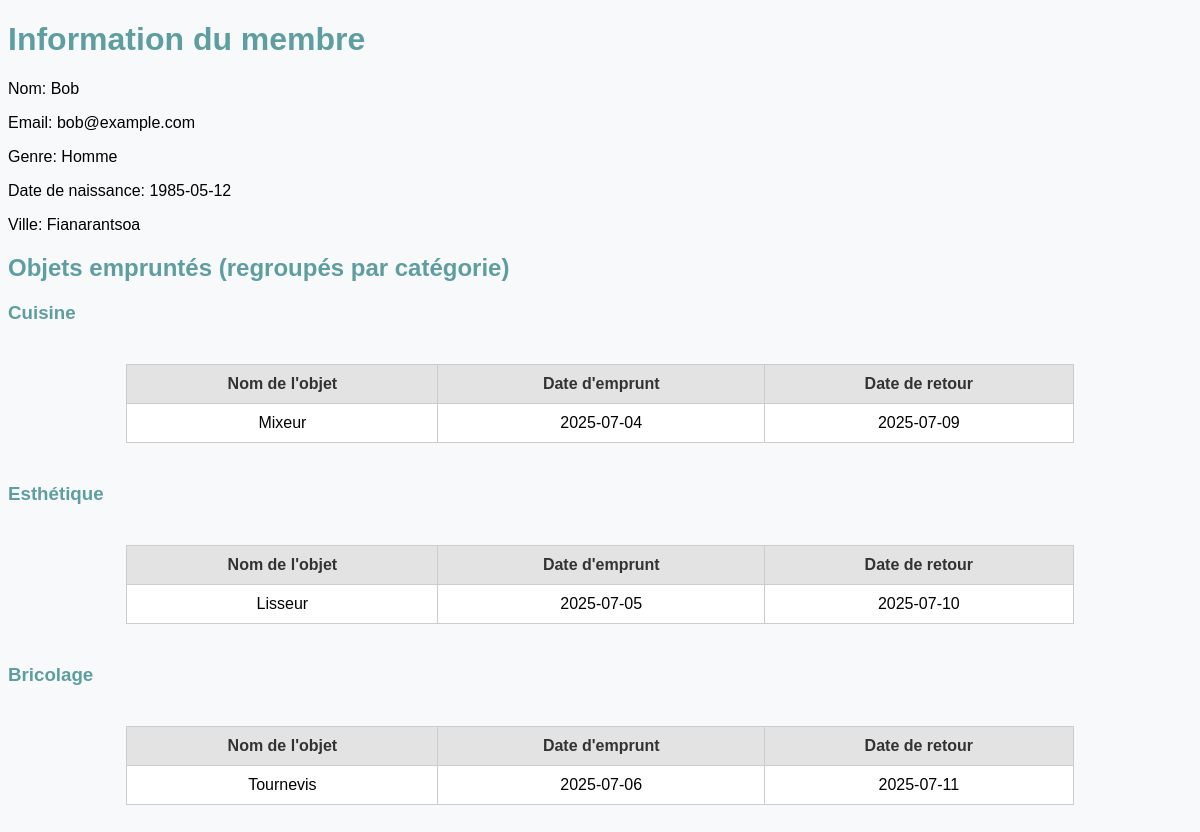
Page /pages/ficheMembre.php (signed in) on the committed database.
### tables this page shows
CREATE TABLE emprunts_membre (
    id_membre INT AUTO_INCREMENT PRIMARY KEY,
    nom VARCHAR(100),
    date_naissance DATE,
    genre VARCHAR(100),
    email VARCHAR(100),
    ville VARCHAR(100),
    mdp VARCHAR(255),
    image_profil VARCHAR(255)
);

CREATE TABLE emprunts_objet (
    id_objet INT AUTO_INCREMENT PRIMARY KEY,
    nom_objet VARCHAR(100),
    id_categorie INT,
    id_membre INT,
    FOREIGN KEY (id_categorie) REFERENCES emprunts_categorie_objet(id_categorie),
    FOREIGN KEY (id_membre) REFERENCES emprunts_membre(id_membre)
);

CREATE TABLE emprunts_emprunt (
    id_emprunt INT AUTO_INCREMENT PRIMARY KEY,
    id_objet INT,
    id_membre INT,
    date_emprunt DATE,
    date_retour DATE,
    FOREIGN KEY (id_objet) REFERENCES emprunts_objet(id_objet),
    FOREIGN KEY (id_membre) REFERENCES emprunts_membre(id_membre)
);

### inc/connection.php (called while the page is built)
<?php
function dbconnect()
{
    $connect = mysqli_connect('172.60.0.15', 'ETU004019', 'P3VFcEXD', 'db_s2_ETU004019');
    mysqli_set_charset($connect, 'utf8mb4');
    return $connect;
}
?>

### pages/ficheMembre.php (the view, shortened to what this page needs)
<?php
$email = isset($_SESSION['email']) ? $_SESSION['email'] : '';
$mdp = isset($_SESSION['mdp']) ? $_SESSION['mdp'] : '';
$queryMembre = "SELECT * FROM emprunts_membre WHERE email='$email' AND mdp='$mdp'";
$resultMembre = mysqli_query(dbconnect(), $queryMembre);
$membre = mysqli_fetch_assoc($resultMembre);
$queryObjets = "SELECT obj.nom_objet, obj.id_objet, cat.nom_categorie, emp.date_emprunt, emp.date_retour
    FROM emprunts_objet obj
    INNER JOIN emprunts_emprunt emp ON obj.id_objet = emp.id_objet
    INNER JOIN emprunts_categorie_objet cat ON obj.id_categorie = cat.id_categorie
    WHERE obj.id_membre = '{$membre['id_membre']}'";
$resultObjets = mysqli_query(dbconnect(), $queryObjets);
$objetsParCategorie = [];
while ($row = mysqli_fetch_assoc($resultObjets)) {
    $cat = $row['nom_categorie'];
    if (!isset($objetsParCategorie[$cat])) {
        $objetsParCategorie[$cat] = [];
    }
    $objetsParCategorie[$cat][] = $row;
}
?>
<!DOCTYPE html>
<html lang="fr">
<head>
</head>
<body>
    <h1>Information du membre</h1>
    <?php if ($membre) { ?>
        <p>Nom: <?= $membre['nom'] ?></p>
        <p>Email: <?= $membre['email'] ?></p>
        <p>Genre: <?= $membre['genre'] ?></p>
        <p>Date de naissance: <?= $membre['date_naissance'] ?></p>
        <p>Ville: <?= $membre['ville'] ?></p>
        <h2>Objets empruntés (regroupés par catégorie)</h2>
        <?php if (!empty($objetsParCategorie)) { ?>
            <?php foreach ($objetsParCategorie as $categorie => $objets) { ?>
                <h3><?= $categorie ?></h3>
                <table border="1">
                    <tr>
                        <th>Nom de l'objet</th>
                        <th>Date d'emprunt</th>
                        <th>Date de retour</th>
                    </tr>
                    <?php foreach ($objets as $obj) { ?>
                    <tr>
                        <td><?= $obj['nom_objet'] ?></td>
                        <td><?= $obj['date_emprunt'] ?></td>
                        <td><?= $obj['date_retour'] ?></td>
                    </tr>
                    <?php } ?>
                </table>
            <?php } ?>
        <?php } else { ?>
            <p>Aucun objet emprunté.</p>
        <?php } ?>
    <?php } else { ?>
        <p style="color:red;">Aucun membre trouvé. Veuillez vous connecter.</p>
    <?php } ?>
</body>
</html>

### pages/ficheMembre.php (style rules this page uses)
body { background: #f8f9fa; font-family: Arial, sans-serif; }
table { margin: 40px auto; border-collapse: collapse; width: 80%; background: #fff; }
th, td { padding: 10px 15px; border: 1px solid #ccc; text-align: center; }
th { background: #e3e3e3; color: #333; }
h1, h2, h3 { color: cadetblue; }

### rows in the picture
emprunts_membre: nom "Bob", email "bob@example.com", genre "Homme", date_naissance "1985-05-12", ville "Fianarantsoa"
emprunts_objet: nom_objet "Mixeur", emprunts_emprunt.date_emprunt "2025-07-04", emprunts_emprunt.date_retour "2025-07-09"
emprunts_objet: nom_objet "Lisseur", emprunts_emprunt.date_emprunt "2025-07-05", emprunts_emprunt.date_retour "2025-07-10"
emprunts_objet: nom_objet "Tournevis", emprunts_emprunt.date_emprunt "2025-07-06", emprunts_emprunt.date_retour "2025-07-11"

### other values in the picture
$categorie "Cuisine"
$categorie "Esthétique"
$categorie "Bricolage"
